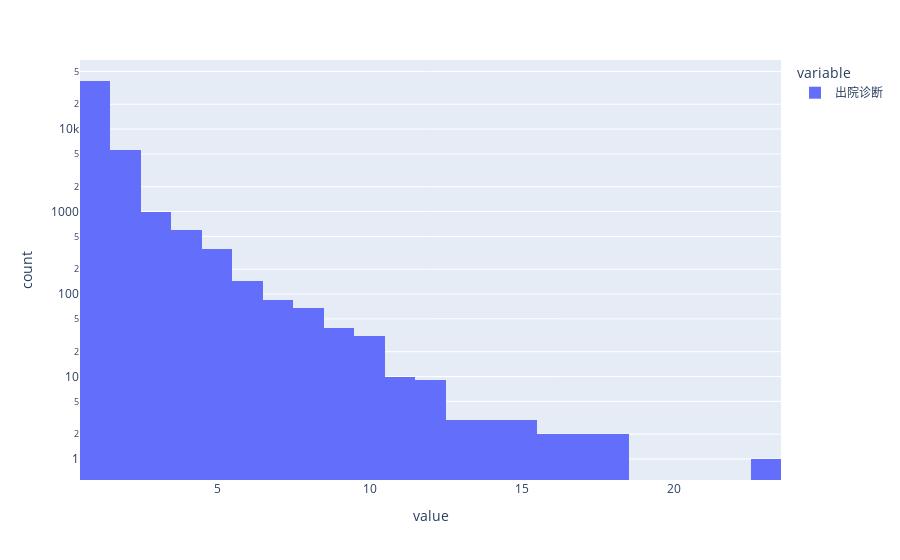

Notebook source saved alongside this figure:
### Code cell
checkout_data['出院诊断'].str.split("\n").apply(len).hist(backend='plotly',log_y=True)

### Figure 1 — Plotly figure (JSON) as saved in the notebook; plotly's stock layout.template omitted (floating-point values rounded to 4 significant figures; data arrays with more than 128 entries replaced by an {"elided": "..."} marker saying what was removed)
{"data": [{"alignmentgroup": "True", "bingroup": "x", "hovertemplate": "variable=出院诊断<br>value=%{x}<br>count=%{y}<extra></extra>", "legendgroup": "出院诊断", "marker": {"color": "#636efa", "pattern": {"shape": ""}}, "name": "出院诊断", "offsetgroup": "出院诊断", "orientation": "v", "showlegend": true, "type": "histogram", "x": {"elided": "46172 int values"}, "xaxis": "x", "yaxis": "y"}], "layout": {"barmode": "relative", "legend": {"title": {"text": "variable"}, "tracegroupgap": 0}, "margin": {"t": 60}, "xaxis": {"anchor": "y", "domain": [0, 1], "title": {"text": "value"}}, "yaxis": {"anchor": "x", "domain": [0, 1], "title": {"text": "count"}, "type": "log"}}}
